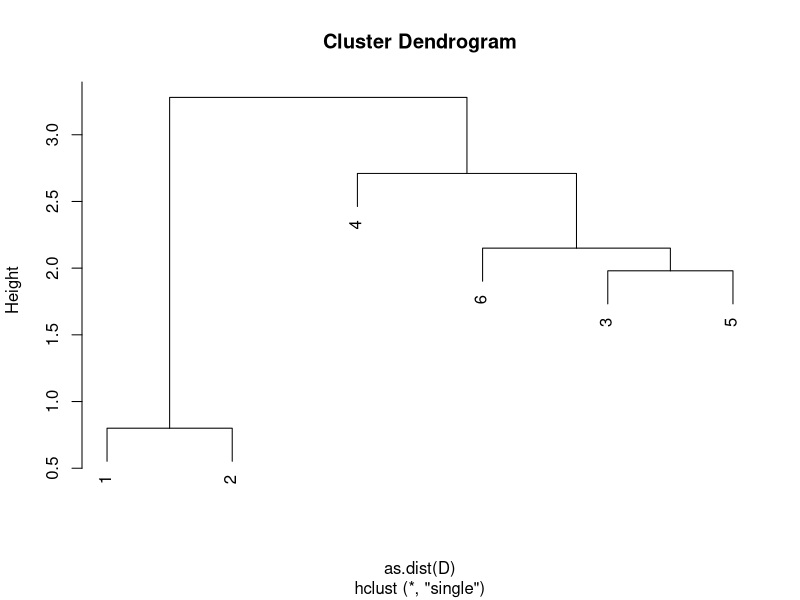

Recreate this plot in R. (Note: this script raises an error after producing the figure.)
# Aufgabe 6
x_1 <- c(55, 2500, 4)
x_2 <-  c(23, 1800, 3)
x_3 <-  c(31, 3500, 0)

X <- matrix(c(x_1, x_2, x_3), byrow = T, ncol = 3)
dist(X, method = "manhattan")
dist(X, method = "euclidean")


# Aufgabe 7
# a)
D <- matrix(c(
  c(0.00, 0.80, 4.16, 3.28, 3.92, 4.69),
  c(0.80, 0.00, 4.14, 3.57, 4.00, 4.64),
  c(4.16, 4.14, 0.00, 2.71, 1.98, 2.15),
  c(3.28, 3.57, 2.71, 0.00, 3.16, 3.78),
  c(3.92, 4.00, 1.98, 3.16, 0.00, 2.52),
  c(4.69, 4.64, 2.15, 3.78, 2.52, 0.00)
), byrow = F, ncol = 6)

Ob <- hclust(as.dist(D), method="single")
Ob$height

copOb=cophenetic(Ob)

# b)
plot(Ob)

# c)
#n <- length(Ob$height)
#alpha <- Ob$height[1:n - 1]
alpha <- Ob$height

alpha_mean <- mean(alpha)
alpha_std <- sd(alpha)

alpha_scale <- (alpha - alpha_mean) / alpha_std

i <- 5
classes <- n + 1 - i

# d)
data <- matrix(c(
  c(1524.8, 265.4, 272, 79, 24, 223.5),
  c(1596.9, 323.6, 285, 87, 23, 333.9),
  c(2299.7, 610.3, 241, 45, 9, 632.1),
  c(864.1, 303.9, 220, 53, 11, 484.7),
  c(2669.9, 645.5, 202, 61, 15, 438.6),
  c(2985.2, 571.2, 226, 45, 16, 1103.9)
), byrow = T, ncol = 6)

KM=kmeans(data,2)
KM

plot(data, col = KM$cluster, lwd=2)
# Der Stern fur die Zentren:
points(KM$centers, col=1:2, pch=8, lwd=2)

